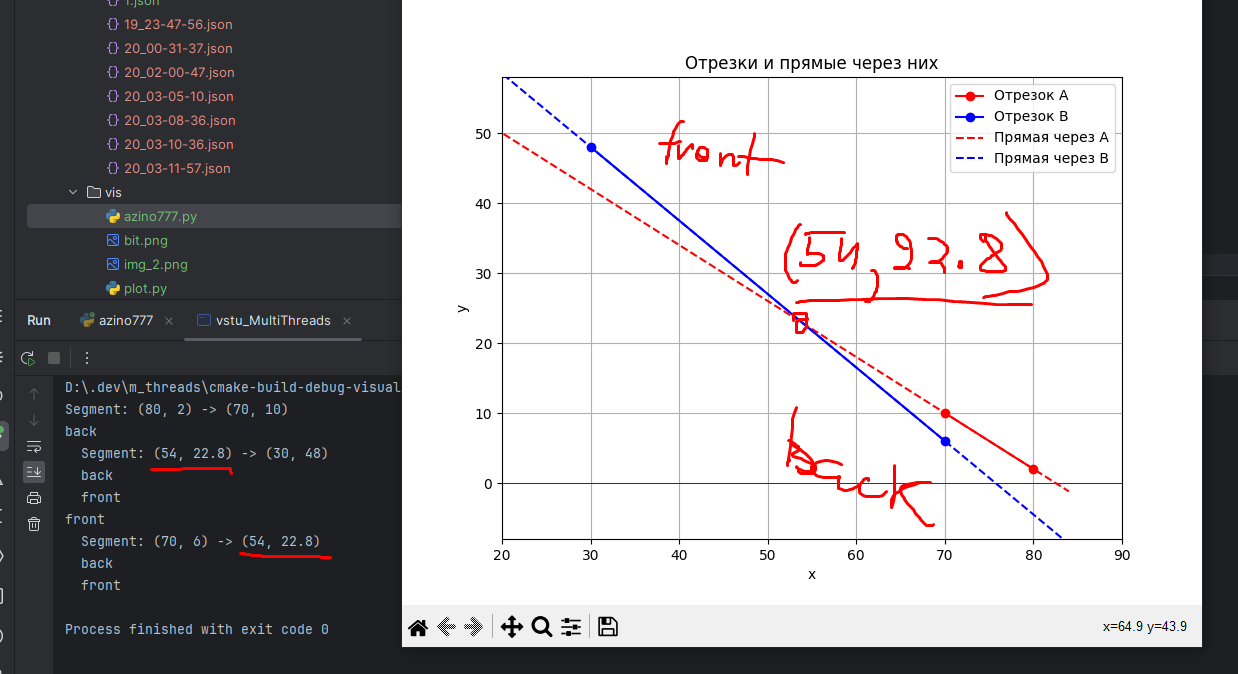
#> input picture mt4/pobeda_naverno.png, 1238 x 674 px, given as the content of the folder D:/.dev/m_threads/mt4/images, which was not available
$ python slicer.py
#> lines starting #> are read from the running program, lines starting #| are printed output that depends on the picture; after the words box and inside, x2 and y2 are one past the last pixel; in counts of white or black regions, pixels touching at a corner belong together; pictures that were not available may be replaced by others from this repository, and a replacement may not be noted
#> the answer given: 3
import os
import cv2
import numpy as np
import sys
import json


def img_to_contours(img_path):
    image = cv2.imread(img_path, 0)
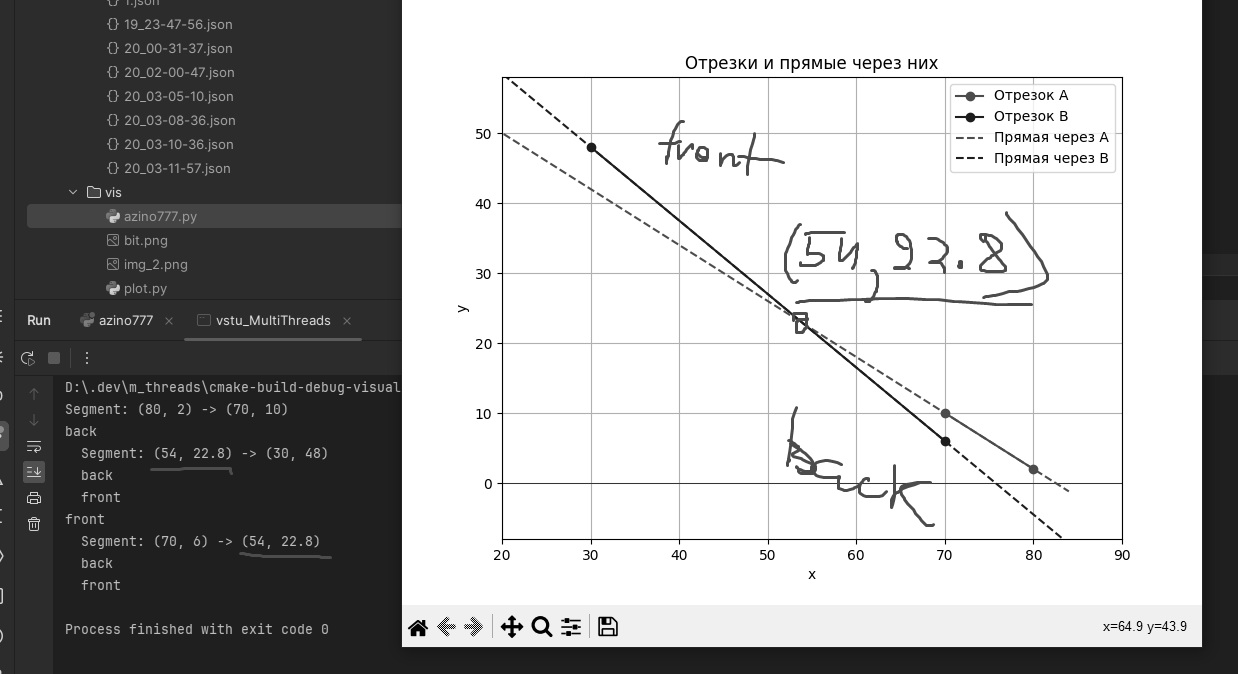
#> image: shape (674, 1238); min 0, max 255, mean 168.9
    image = cv2.GaussianBlur(image, (3, 3), 1.5, 1.5)
    edges = cv2.Canny(image, 50, 150)
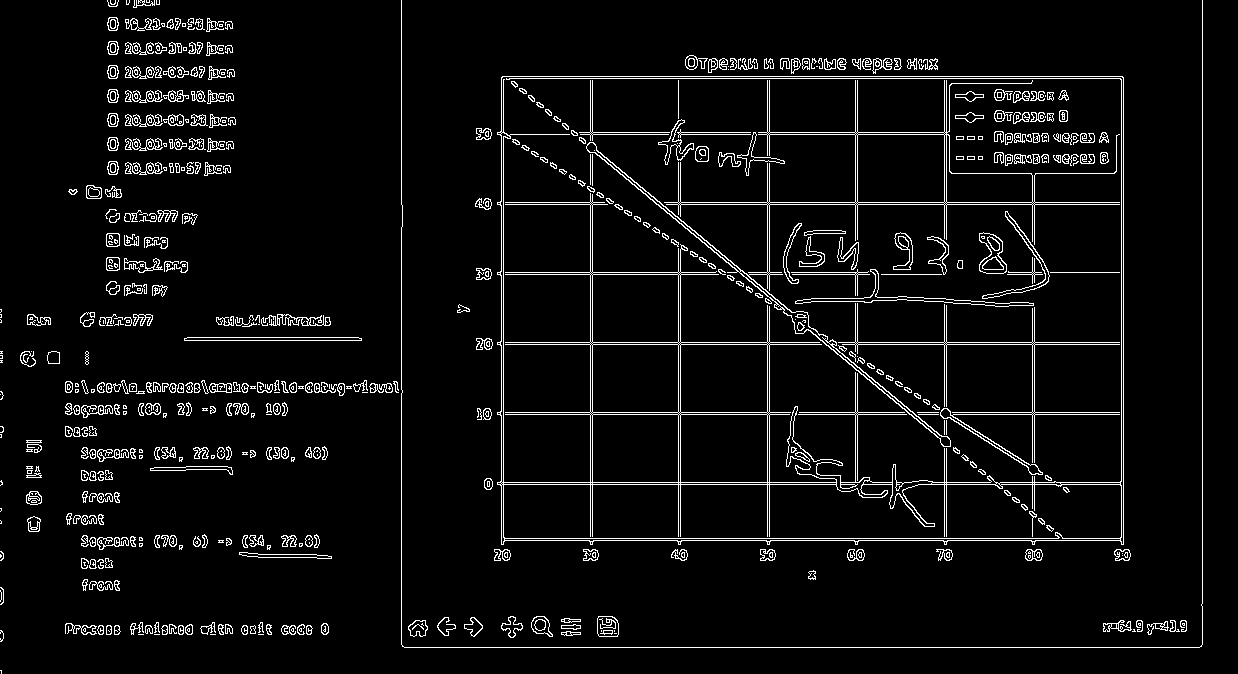
#> edges: shape (674, 1238); 5.2% white in thin lines or dots
    cv2.imshow('edges', edges)

    contours, _ = cv2.findContours(edges, cv2.RETR_LIST, cv2.CHAIN_APPROX_SIMPLE)
#> contours = 1468 contours, 824 with area under 20; largest, box (x1, y1, x2, y2) and area: (497, 76, 1124, 545) 288771, (501, 76, 1124, 545) 219396, (503, 484, 1122, 539) 32654, (586, 80, 1120, 447) 12104, (680, 414, 768, 483) 5914

    lines = np.concatenate([np.stack([contour[:-1, 0], contour[1:, 0]], axis=1) for contour in contours])
    print(f"Кол-во сегментов картинки: {lines.shape}")
#| Кол-во сегментов картинки: (20814, 2, 2)

    segments = []
    for line in lines:
        seg = []
        for i, point in enumerate(line):
            seg.append((f"x{i+1}", float(point[0])))
            seg.append((f"y{i+1}", float(point[1])))
        segments.append(dict(seg))
#> this loop made 20814 passes
#> line on passes 1 to 3: [[0, 670], [1, 671]], [[1, 671], [1, 673]], [[1, 673], [1, 670]]
#> after the loop, segments = 20814 items

    print(segments[0])
#| {'x1': 0.0, 'y1': 670.0, 'x2': 1.0, 'y2': 671.0}
    img_name = img_path.split("\\")[-1].split('.')[0]
    with open(f'D:\.dev\m_threads\mt4\segmets_from_imgs\{img_name}.json', 'w') as f:
        json.dump(segments, f, indent=4)

    test = np.zeros(edges.shape + (3,), dtype=np.uint8)
    for i in range(len(lines)):
        color = np.random.uniform(0, 255, size=3)
        cv2.line(test, lines[i][0], lines[i][1], color, 1)
#> this loop made 20814 passes
#> color on passes 1 to 3: [139.9, 182.4, 153.7], [138.9, 108, 164.7], [111.6, 227.4, 245.7]
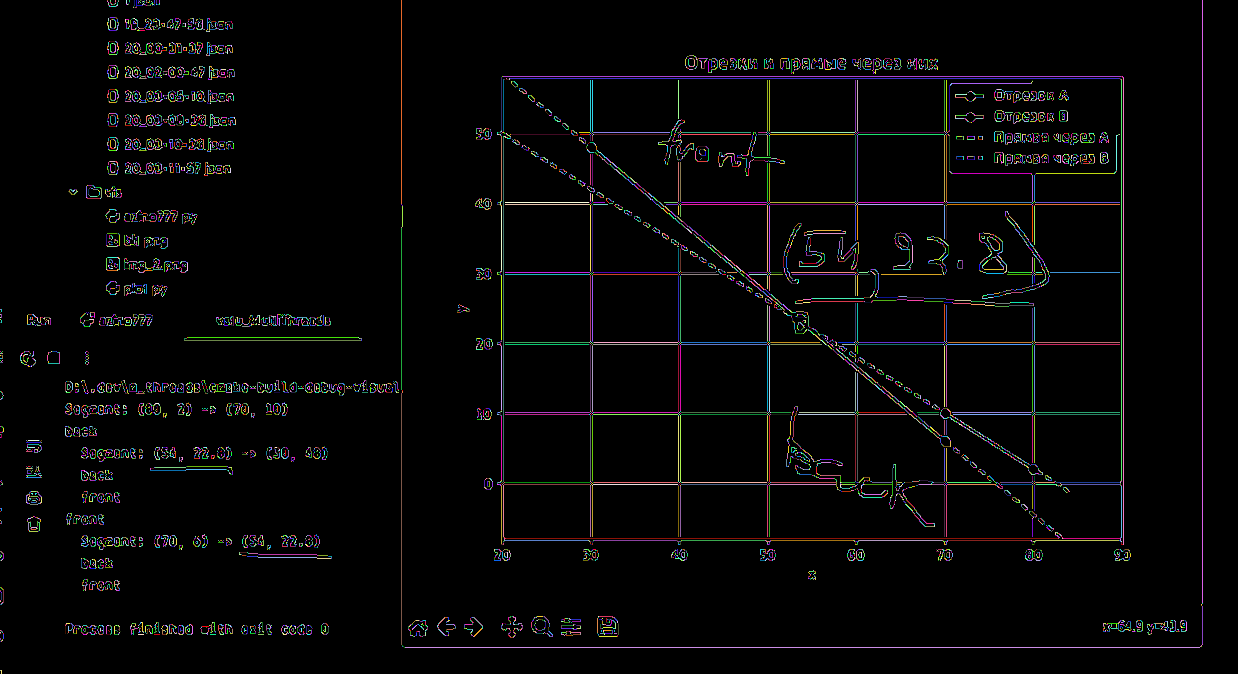
#> test: shape (674, 1238, 3); mean of channels 0, 1, 2 6.7, 6.4, 6.9; drawn as B, G, R

    cv2.imshow('test', test)
    cv2.waitKey()


def main():
    images_dir = "D:\.dev\m_threads\mt4\images"
    img_paths = [os.path.join(images_dir, f) for f in os.listdir(images_dir)]
    print([(i, f.split("\\")[-1]) for i, f in zip(range(len(img_paths)), img_paths)])
    ind = abs(int(input()))

    img_to_contours(img_paths[min(ind, len(img_paths) - 1)])


if __name__ == "__main__":
    main()
